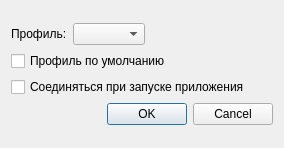
<?xml version="1.0" encoding="UTF-8"?>
<ui version="4.0">
 <class>ConnectDialog</class>
 <widget class="QDialog" name="ConnectDialog">
  <property name="geometry">
   <rect>
    <x>0</x>
    <y>0</y>
    <width>284</width>
    <height>148</height>
   </rect>
  </property>
  <property name="windowTitle">
   <string notr="true">Соединение</string>
  </property>
  <property name="modal">
   <bool>true</bool>
  </property>
  <layout class="QGridLayout" name="gridLayout">
   <item row="0" column="0">
    <layout class="QVBoxLayout" name="verticalLayout">
     <item>
      <layout class="QHBoxLayout" name="horizontalLayout">
       <item>
        <widget class="QLabel" name="label">
         <property name="text">
          <string notr="true">Профиль:</string>
         </property>
        </widget>
       </item>
       <item>
        <widget class="QComboBox" name="profilesComboBox"/>
       </item>
       <item>
        <spacer name="horizontalSpacer">
         <property name="orientation">
          <enum>Qt::Horizontal</enum>
         </property>
         <property name="sizeHint" stdset="0">
          <size>
           <width>40</width>
           <height>20</height>
          </size>
         </property>
        </spacer>
       </item>
      </layout>
     </item>
     <item>
      <widget class="QCheckBox" name="defaultCheckBox">
       <property name="text">
        <string>Профиль по умолчанию</string>
       </property>
      </widget>
     </item>
     <item>
      <widget class="QCheckBox" name="autoConnectCheckBox">
       <property name="text">
        <string notr="true">Соединяться при запуске приложения</string>
       </property>
      </widget>
     </item>
     <item>
      <widget class="QDialogButtonBox" name="buttonBox">
       <property name="orientation">
        <enum>Qt::Horizontal</enum>
       </property>
       <property name="standardButtons">
        <set>QDialogButtonBox::Cancel|QDialogButtonBox::Ok</set>
       </property>
      </widget>
     </item>
    </layout>
   </item>
  </layout>
 </widget>
 <resources/>
 <connections>
  <connection>
   <sender>buttonBox</sender>
   <signal>accepted()</signal>
   <receiver>ConnectDialog</receiver>
   <slot>accept()</slot>
   <hints>
    <hint type="sourcelabel">
     <x>248</x>
     <y>254</y>
    </hint>
    <hint type="destinationlabel">
     <x>157</x>
     <y>274</y>
    </hint>
   </hints>
  </connection>
  <connection>
   <sender>buttonBox</sender>
   <signal>rejected()</signal>
   <receiver>ConnectDialog</receiver>
   <slot>reject()</slot>
   <hints>
    <hint type="sourcelabel">
     <x>316</x>
     <y>260</y>
    </hint>
    <hint type="destinationlabel">
     <x>286</x>
     <y>274</y>
    </hint>
   </hints>
  </connection>
 </connections>
</ui>
